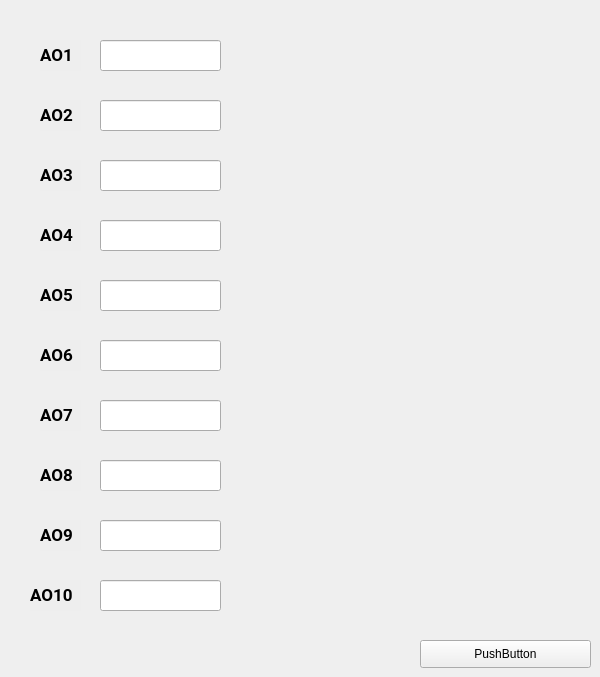
    <widget class="QWidget" name="tab_8">
     <attribute name="title">
      <string>AO</string>
     </attribute>
     <widget class="QLineEdit" name="txtAO7">
      <property name="geometry">
       <rect>
        <x>100</x>
        <y>400</y>
        <width>121</width>
        <height>31</height>
       </rect>
      </property>
      <property name="font">
       <font>
        <pointsize>10</pointsize>
        <weight>75</weight>
        <bold>true</bold>
       </font>
      </property>
     </widget>
     <widget class="QLabel" name="label_115">
      <property name="geometry">
       <rect>
        <x>40</x>
        <y>460</y>
        <width>41</width>
        <height>31</height>
       </rect>
      </property>
      <property name="font">
       <font>
        <family>Roboto</family>
        <pointsize>13</pointsize>
        <weight>75</weight>
        <bold>true</bold>
       </font>
      </property>
      <property name="styleSheet">
       <string notr="true">background-color: rgb(150,160,186,1%);</string>
      </property>
      <property name="text">
       <string>AO8</string>
      </property>
     </widget>
     <widget class="QLabel" name="label_116">
      <property name="geometry">
       <rect>
        <x>40</x>
        <y>220</y>
        <width>41</width>
        <height>31</height>
       </rect>
      </property>
      <property name="font">
       <font>
        <family>Roboto</family>
        <pointsize>13</pointsize>
        <weight>75</weight>
        <bold>true</bold>
       </font>
      </property>
      <property name="styleSheet">
       <string notr="true">background-color: rgb(150,160,186,1%);</string>
      </property>
      <property name="text">
       <string>AO4</string>
      </property>
     </widget>
     <widget class="QLineEdit" name="txtAO9">
      <property name="geometry">
       <rect>
        <x>100</x>
        <y>520</y>
        <width>121</width>
        <height>31</height>
       </rect>
      </property>
      <property name="font">
       <font>
        <pointsize>10</pointsize>
        <weight>75</weight>
        <bold>true</bold>
       </font>
      </property>
     </widget>
     <widget class="QLineEdit" name="txtAO5">
      <property name="geometry">
       <rect>
        <x>100</x>
        <y>280</y>
        <width>121</width>
        <height>31</height>
       </rect>
      </property>
      <property name="font">
       <font>
        <pointsize>10</pointsize>
        <weight>75</weight>
        <bold>true</bold>
       </font>
      </property>
     </widget>
     <widget class="QLabel" name="label_117">
      <property name="geometry">
       <rect>
        <x>40</x>
        <y>100</y>
        <width>41</width>
        <height>31</height>
       </rect>
      </property>
      <property name="font">
       <font>
        <family>Roboto</family>
        <pointsize>13</pointsize>
        <weight>75</weight>
        <bold>true</bold>
       </font>
      </property>
      <property name="styleSheet">
       <string notr="true">background-color: rgb(150,160,186,1%);</string>
      </property>
      <property name="text">
       <string>AO2</string>
      </property>
     </widget>
     <widget class="QLineEdit" name="txtAO6">
      <property name="geometry">
       <rect>
        <x>100</x>
        <y>340</y>
        <width>121</width>
        <height>31</height>
       </rect>
      </property>
      <property name="font">
       <font>
        <pointsize>10</pointsize>
        <weight>75</weight>
        <bold>true</bold>
       </font>
      </property>
     </widget>
     <widget class="QLabel" name="label_118">
      <property name="geometry">
       <rect>
        <x>40</x>
        <y>400</y>
        <width>41</width>
        <height>31</height>
       </rect>
      </property>
      <property name="font">
       <font>
        <family>Roboto</family>
        <pointsize>13</pointsize>
        <weight>75</weight>
        <bold>true</bold>
       </font>
      </property>
      <property name="styleSheet">
       <string notr="true">background-color: rgb(150,160,186,1%);</string>
      </property>
      <property name="text">
       <string>AO7</string>
      </property>
     </widget>
     <widget class="QLabel" name="label_119">
      <property name="geometry">
       <rect>
        <x>40</x>
        <y>40</y>
        <width>41</width>
        <height>31</height>
       </rect>
      </property>
      <property name="font">
       <font>
        <family>Roboto</family>
        <pointsize>13</pointsize>
        <weight>75</weight>
        <bold>true</bold>
       </font>
      </property>
      <property name="styleSheet">
       <string notr="true">background-color: rgb(150,160,186,1%);</string>
      </property>
      <property name="text">
       <string>AO1</string>
      </property>
     </widget>
     <widget class="QLabel" name="label_120">
      <property name="geometry">
       <rect>
        <x>40</x>
        <y>520</y>
        <width>41</width>
        <height>31</height>
       </rect>
      </property>
      <property name="font">
       <font>
        <family>Roboto</family>
        <pointsize>13</pointsize>
        <weight>75</weight>
        <bold>true</bold>
       </font>
      </property>
      <property name="styleSheet">
       <string notr="true">background-color: rgb(150,160,186,1%);</string>
      </property>
      <property name="text">
       <string>AO9</string>
      </property>
     </widget>
     <widget class="QLabel" name="label_121">
      <property name="geometry">
       <rect>
        <x>40</x>
        <y>160</y>
        <width>41</width>
        <height>31</height>
       </rect>
      </property>
      <property name="font">
       <font>
        <family>Roboto</family>
        <pointsize>13</pointsize>
        <weight>75</weight>
        <bold>true</bold>
       </font>
      </property>
      <property name="styleSheet">
       <string notr="true">background-color: rgb(150,160,186,1%);</string>
      </property>
      <property name="text">
       <string>AO3</string>
      </property>
     </widget>
     <widget class="QLineEdit" name="txtAO2">
      <property name="geometry">
       <rect>
        <x>100</x>
        <y>100</y>
        <width>121</width>
        <height>31</height>
       </rect>
      </property>
      <property name="font">
       <font>
        <pointsize>10</pointsize>
        <weight>75</weight>
        <bold>true</bold>
       </font>
      </property>
     </widget>
     <widget class="QLabel" name="label_122">
      <property name="geometry">
       <rect>
        <x>30</x>
        <y>580</y>
        <width>51</width>
        <height>31</height>
       </rect>
      </property>
      <property name="font">
       <font>
        <family>Roboto</family>
        <pointsize>13</pointsize>
        <weight>75</weight>
        <bold>true</bold>
       </font>
      </property>
      <property name="styleSheet">
       <string notr="true">background-color: rgb(150,160,186,1%);</string>
      </property>
      <property name="text">
       <string>AO10</string>
      </property>
     </widget>
     <widget class="QLineEdit" name="txtAO1">
      <property name="geometry">
       <rect>
        <x>100</x>
        <y>40</y>
        <width>121</width>
        <height>31</height>
       </rect>
      </property>
      <property name="font">
       <font>
        <pointsize>10</pointsize>
        <weight>75</weight>
        <bold>true</bold>
       </font>
      </property>
     </widget>
     <widget class="QLabel" name="label_123">
      <property name="geometry">
       <rect>
        <x>40</x>
        <y>280</y>
        <width>41</width>
        <height>31</height>
       </rect>
      </property>
      <property name="font">
       <font>
        <family>Roboto</family>
        <pointsize>13</pointsize>
        <weight>75</weight>
        <bold>true</bold>
       </font>
      </property>
      <property name="styleSheet">
       <string notr="true">background-color: rgb(150,160,186,1%);</string>
      </property>
      <property name="text">
       <string>AO5</string>
      </property>
     </widget>
     <widget class="QLineEdit" name="txtAO3">
      <property name="geometry">
       <rect>
        <x>100</x>
        <y>160</y>
        <width>121</width>
        <height>31</height>
       </rect>
      </property>
      <property name="font">
       <font>
        <pointsize>10</pointsize>
        <weight>75</weight>
        <bold>true</bold>
       </font>
      </property>
     </widget>
     <widget class="QLineEdit" name="txtAO4">
      <property name="geometry">
       <rect>
        <x>100</x>
        <y>220</y>
        <width>121</width>
        <height>31</height>
       </rect>
      </property>
      <property name="font">
       <font>
        <pointsize>10</pointsize>
        <weight>75</weight>
        <bold>true</bold>
       </font>
      </property>
     </widget>
     <widget class="QLineEdit" name="txtAO10">
      <property name="geometry">
       <rect>
        <x>100</x>
        <y>580</y>
        <width>121</width>
        <height>31</height>
       </rect>
      </property>
      <property name="font">
       <font>
        <pointsize>10</pointsize>
        <weight>75</weight>
        <bold>true</bold>
       </font>
      </property>
     </widget>
     <widget class="QLineEdit" name="txtAO8">
      <property name="geometry">
       <rect>
        <x>100</x>
        <y>460</y>
        <width>121</width>
        <height>31</height>
       </rect>
      </property>
      <property name="font">
       <font>
        <pointsize>10</pointsize>
        <weight>75</weight>
        <bold>true</bold>
       </font>
      </property>
     </widget>
     <widget class="QLabel" name="label_124">
      <property name="geometry">
       <rect>
        <x>40</x>
        <y>340</y>
        <width>41</width>
        <height>31</height>
       </rect>
      </property>
      <property name="font">
       <font>
        <family>Roboto</family>
        <pointsize>13</pointsize>
        <weight>75</weight>
        <bold>true</bold>
       </font>
      </property>
      <property name="styleSheet">
       <string notr="true">background-color: rgb(150,160,186,1%);</string>
      </property>
      <property name="text">
       <string>AO6</string>
      </property>
     </widget>
     <widget class="QPushButton" name="pushButton">
      <property name="geometry">
       <rect>
        <x>420</x>
        <y>640</y>
        <width>171</width>
        <height>28</height>
       </rect>
      </property>
      <property name="text">
       <string>PushButton</string>
      </property>
     </widget>
    </widget>
